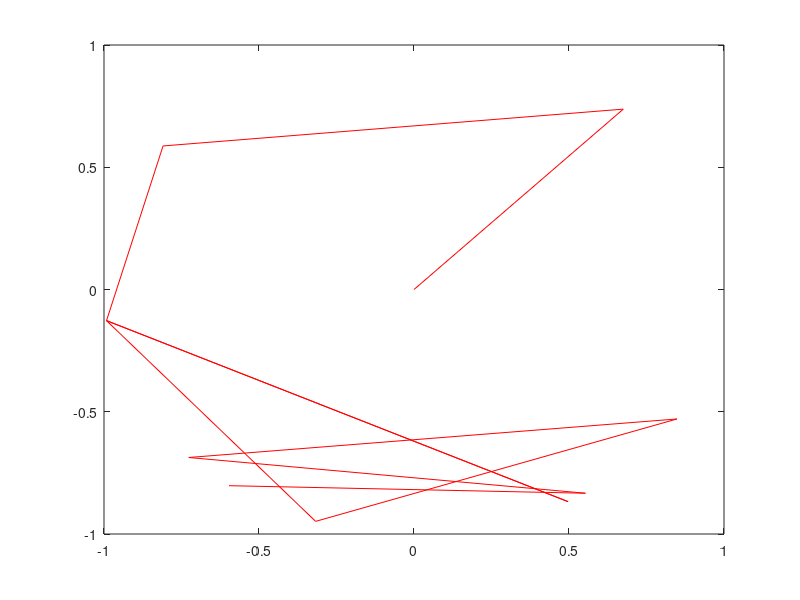

Write MATLAB code to recreate this figure.
close all;
clear all;

nsteps=10;

x(1)=0
y(1)=0

for i=1:nsteps
    theta=2*pi*rand();
    r=1;
    dx=r*cos(theta); %stepsize
    dy=r*sin(theta);
    x(i+1)= x(1)+dx
    y(i+1)= y(1)+dy
end

plot(x,y,'r');
    

